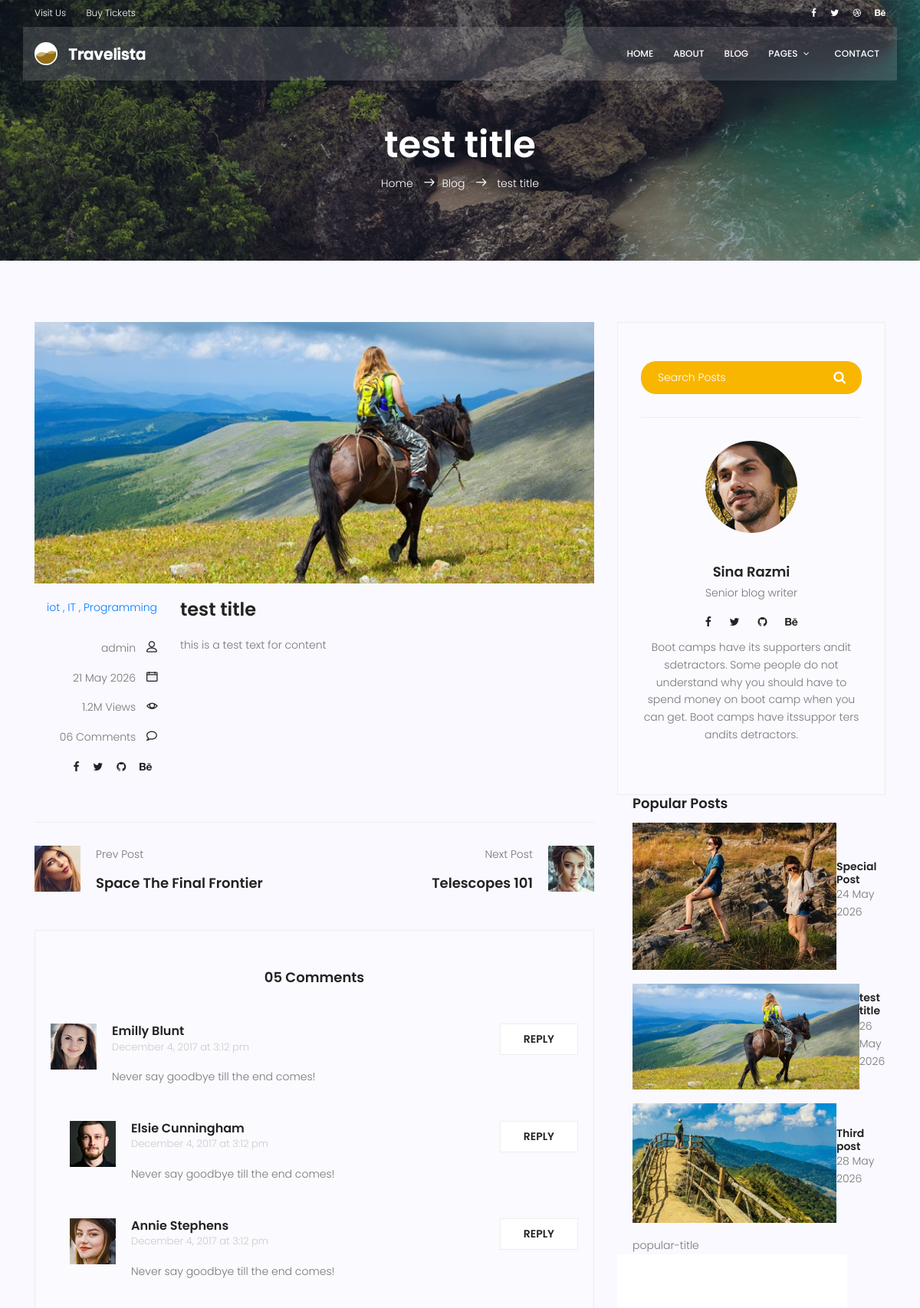
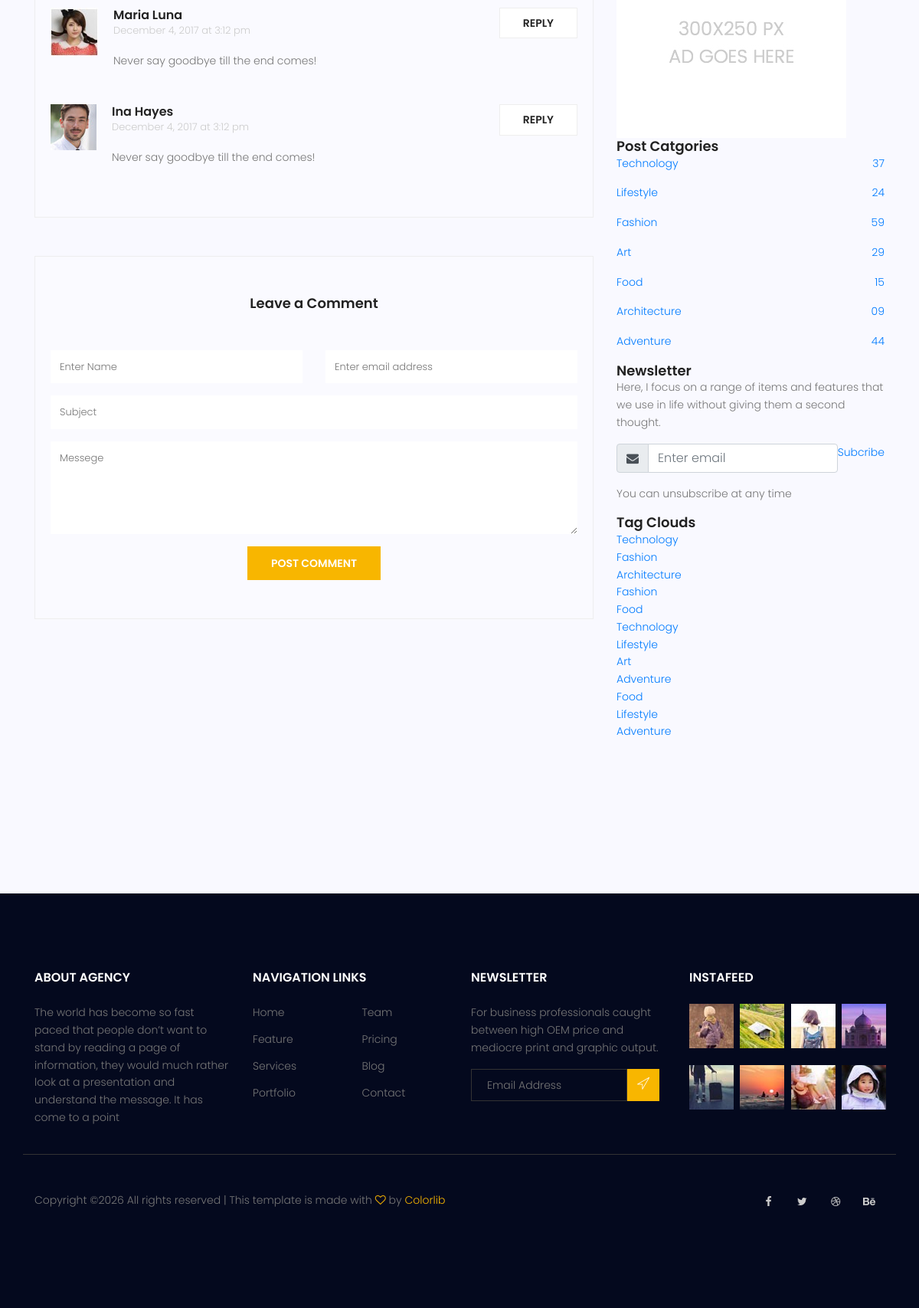
The app's page /blog/4 with its own data (2 pictures, top to bottom).
### blog/models.py (models this page shows, shortened)
class Post(models.Model):
    image = models.ImageField(upload_to = 'blog/', default='blog/default.jpg')
    author = models.ForeignKey(User, on_delete=models.SET_NULL, null=True)
    title = models.CharField(max_length = 255)
    content = models.TextField()
    category = models.ManyToManyField(Category)
    counted_views = models.IntegerField(default = 0)
    status = models.BooleanField(default=False)
    published_date = models.DateTimeField(null=True)
    created_date= models.DateTimeField(auto_now_add=True)
    updated_date = models.DateTimeField(auto_now=True)
    class Meta:
        ordering = ['-created_date']

class Category(models.Model):
    name = models.CharField(max_length=255)

### blog/views.py (the view)
# urls.py: path('<int:pid>', blog_single, name = 'single'),
def blog_single(request, pid):
    posts = Post.objects.filter(status = 1)
    post = get_object_or_404(posts, pk = pid)
    context = {'post': post}
    return render(request, 'blog/blog-single.html', context)

### templates/blog/blog-single.html (shortened to what this page needs)
{% extends 'base.html' %}
{% load static %}
{% load blog-tags %}
{% block content %}
			<section class="relative about-banner">
				<div class="overlay overlay-bg"></div>
				<div class="container">
					<div class="row d-flex align-items-center justify-content-center">
						<div class="about-content col-lg-12">
							<h1 class="text-white">
								{{post.title}}
							</h1>
							<p class="text-white link-nav"><a href="{% url 'website:index' %}">Home </a>  <span class="lnr lnr-arrow-right"></span><a href="{% url 'blog:blog' %}">Blog </a> <span class="lnr lnr-arrow-right"></span>  {{post.title}}   </p>
						</div>
					</div>
				</div>
			</section>
			<section class="post-content-area single-post-area">
				<div class="container">
					<div class="row">
						<div class="col-lg-8 posts-list">
							<div class="single-post row">
								<div class="col-lg-12">
									<div class="feature-img">
										<img class="img-fluid" src="{% static 'img/blog/feature-img1.jpg' %}" alt="">
									</div>
								</div>
								<div class="col-lg-3  col-md-3 meta-details">
									<ul class="tags">
										{% for cat in post.category.all %}
										<a href="#">{{cat.name}}</a> {% if not forloop.last %},{% endif %}
										{% endfor %}
									</ul>
									<div class="user-details row">
										<p class="user-name col-lg-12 col-md-12 col-6"><a href="#">{{post.author}}</a> <span class="lnr lnr-user"></span></p>
										<p class="date col-lg-12 col-md-12 col-6"><a href="#">{{post.created_date|date:'d M Y'}}</a> <span class="lnr lnr-calendar-full"></span></p>
										<p class="view col-lg-12 col-md-12 col-6"><a href="#">1.2M Views</a> <span class="lnr lnr-eye"></span></p>
										<p class="comments col-lg-12 col-md-12 col-6"><a href="#">06 Comments</a> <span class="lnr lnr-bubble"></span></p>
										<ul class="social-links col-lg-12 col-md-12 col-6">
											<li><a href="#"><i class="fa fa-facebook"></i></a></li>
											<li><a href="#"><i class="fa fa-twitter"></i></a></li>
											<li><a href="#"><i class="fa fa-github"></i></a></li>
											<li><a href="#"><i class="fa fa-behance"></i></a></li>
										</ul>
									</div>
								</div>
								<div class="col-lg-9 col-md-9">
									<h3 class="mt-20 mb-20">{{post.title}}</h3>
									<p class="excert">
										{{post.content}}
									</p>
								</div>
							</div>
							<div class="navigation-area">
								<div class="row">
									<div class="col-lg-6 col-md-6 col-12 nav-left flex-row d-flex justify-content-start align-items-center">
										<div class="thumb">
											<a href="#"><img class="img-fluid" src="{% static 'img/blog/prev.jpg' %}" alt=""></a>
										</div>
										<div class="arrow">
											<a href="#"></a>
										</div>
										<div class="detials">
											<p>Prev Post</p>
											<a href="#"><h4>Space The Final Frontier</h4></a>
										</div>
									</div>
									<div class="col-lg-6 col-md-6 col-12 nav-right flex-row d-flex justify-content-end align-items-center">
										<div class="detials">
											<p>Next Post</p>
											<a href="#"><h4>Telescopes 101</h4></a>
										</div>
										<div class="arrow">
											<a href="#"></a>
										</div>
										<div class="thumb">
											<a href="#"><img class="img-fluid" src="{% static 'img/blog/next.jpg' %}" alt=""></a>
										</div>
									</div>
								</div>
							</div>
							<div class="comments-area">
								<h4>05 Comments</h4>
								<div class="comment-list">
                                    <div class="single-comment justify-content-between d-flex">
                                        <div class="user justify-content-between d-flex">
                                            <div class="thumb">
                                                <img src="{% static 'img/blog/c1.jpg' %}" alt="">
                                            </div>
                                            <div class="desc">
                                                <h5><a href="#">Emilly Blunt</a></h5>
                                                <p class="date">December 4, 2017 at 3:12 pm </p>
                                                <p class="comment">
                                                    Never say goodbye till the end comes!
                                                </p>
                                            </div>
                                        </div>
                                        <div class="reply-btn">
                                               <a href="" class="btn-reply text-uppercase">reply</a>
                                        </div>
                                    </div>
                                </div>
								<div class="comment-list left-padding">
                                    <div class="single-comment justify-content-between d-flex">
                                        <div class="user justify-content-between d-flex">
                                            <div class="thumb">
                                                <img src="{% static 'img/blog/c2.jpg' %}" alt="">
                                            </div>
                                            <div class="desc">
                                                <h5><a href="#">Elsie Cunningham</a></h5>
                                                <p class="date">December 4, 2017 at 3:12 pm </p>
                                                <p class="comment">
                                                    Never say goodbye till the end comes!
                                                </p>
                                            </div>
                                        </div>
                                        <div class="reply-btn">
                                               <a href="" class="btn-reply text-uppercase">reply</a>
                                        </div>
                                    </div>
                                </div>
								<div class="comment-list left-padding">
                                    <div class="single-comment justify-content-between d-flex">
                                        <div class="user justify-content-between d-flex">
                                            <div class="thumb">
                                                <img src="{% static 'img/blog/c3.jpg' %}" alt="">
                                            </div>
                                            <div class="desc">
                                                <h5><a href="#">Annie Stephens</a></h5>
                                                <p class="date">December 4, 2017 at 3:12 pm </p>
                                                <p class="comment">
                                                    Never say goodbye till the end comes!
                                                </p>
                                            </div>
                                        </div>
                                        <div class="reply-btn">
                                               <a href="" class="btn-reply text-uppercase">reply</a>
                                        </div>
                                    </div>
                                </div>
								<div class="comment-list">
                                    <div class="single-comment justify-content-between d-flex">
                                        <div class="user justify-content-between d-flex">
                                            <div class="thumb">
                                                <img src="{% static 'img/blog/c4.jpg' %}" alt="">
                                            </div>
                                            <div class="desc">
                                                <h5><a href="#">Maria Luna</a></h5>
                                                <p class="date">December 4, 2017 at 3:12 pm </p>
                                                <p class="comment">
                                                    Never say goodbye till the end comes!
                                                </p>
                                            </div>
                                        </div>
                                        <div class="reply-btn">
                                               <a href="" class="btn-reply text-uppercase">reply</a>
                                        </div>
                                    </div>
                                </div>
								<div class="comment-list">
                                    <div class="single-comment justify-content-between d-flex">
                                        <div class="user justify-content-between d-flex">
                                            <div class="thumb">
                                                <img src="{% static 'img/blog/c5.jpg' %}" alt="">
                                            </div>
                                            <div class="desc">
                                                <h5><a href="#">Ina Hayes</a></h5>
                                                <p class="date">December 4, 2017 at 3:12 pm </p>
                                                <p class="comment">
                                                    Never say goodbye till the end comes!
                                                </p>
                                            </div>
                                        </div>
                                        <div class="reply-btn">
                                               <a href="" class="btn-reply text-uppercase">reply</a>
                                        </div>
                                    </div>
                                </div>
							</div>
							<div class="comment-form">
								<h4>Leave a Comment</h4>
								<form>
									<div class="form-group form-inline">
									  <div class="form-group col-lg-6 col-md-12 name">
									    <input type="text" class="form-control" id="name" placeholder="Enter Name" onfocus="this.placeholder = ''" onblur="this.placeholder = 'Enter Name'">
									  </div>
									  <div class="form-group col-lg-6 col-md-12 email">
									    <input type="email" class="form-control" id="email" placeholder="Enter email address" onfocus="this.placeholder = ''" onblur="this.placeholder = 'Enter email address'">
									  </div>
									</div>
									<div class="form-group">
										<input type="text" class="form-control" id="subject" placeholder="Subject" onfocus="this.placeholder = ''" onblur="this.placeholder = 'Subject'">
									</div>
									<div class="form-group">
										<textarea class="form-control mb-10" rows="5" name="message" placeholder="Messege" onfocus="this.placeholder = ''" onblur="this.placeholder = 'Messege'" required=""></textarea>
									</div>
									<a href="#" class="primary-btn text-uppercase">Post Comment</a>
								</form>
							</div>
						</div>
						<div class="col-lg-4 sidebar-widgets">
							<div class="widget-wrap">
								<div class="single-sidebar-widget search-widget">
									<form class="search-form" action="#">
			                            <input placeholder="Search Posts" name="search" type="text" onfocus="this.placeholder = ''" onblur="this.placeholder = 'Search Posts'" >
			                            <button type="submit"><i class="fa fa-search"></i></button>
			                        </form>
								</div>
									{% include 'blog/blog-writer.html' %}
								</div>
								 	{% latestposts %}
								<div class="single-sidebar-widget ads-widget">
									<a href="#"><img class="img-fluid" src="{% static 'img/blog/ads-banner.jpg' %}" alt=""></a>
								</div>
								<div class="single-sidebar-widget post-category-widget">
									<h4 class="category-title">Post Catgories</h4>
									<ul class="cat-list">
										<li>
											<a href="#" class="d-flex justify-content-between">
												<p>Technology</p>
												<p>37</p>
											</a>
										</li>
										<li>
											<a href="#" class="d-flex justify-content-between">
												<p>Lifestyle</p>
												<p>24</p>
											</a>
										</li>
										<li>
											<a href="#" class="d-flex justify-content-between">
												<p>Fashion</p>
												<p>59</p>
											</a>
										</li>
										<li>
											<a href="#" class="d-flex justify-content-between">
												<p>Art</p>
												<p>29</p>
											</a>
										</li>
										<li>
											<a href="#" class="d-flex justify-content-between">
												<p>Food</p>
												<p>15</p>
											</a>
										</li>
										<li>
											<a href="#" class="d-flex justify-content-between">
												<p>Architecture</p>
												<p>09</p>
											</a>
										</li>
										<li>
											<a href="#" class="d-flex justify-content-between">
												<p>Adventure</p>
												<p>44</p>
											</a>
										</li>
									</ul>
								</div>
								<div class="single-sidebar-widget newsletter-widget">
									<h4 class="newsletter-title">Newsletter</h4>
									<p>
										Here, I focus on a range of items and features that we use in life without
										giving them a second thought.
									</p>
									<div class="form-group d-flex flex-row">
									   <div class="col-autos">
									      <div class="input-group">
									        <div class="input-group-prepend">
									          <div class="input-group-text"><i class="fa fa-envelope" aria-hidden="true"></i>
											</div>
									        </div>
									        <input type="text" class="form-control" id="inlineFormInputGroup" placeholder="Enter email" onfocus="this.placeholder = ''" onblur="this.placeholder = 'Enter email'" >
									      </div>
									    </div>
									    <a href="#" class="bbtns">Subcribe</a>
									</div>
									<p class="text-bottom">
										You can unsubscribe at any time
									</p>
								</div>
								<div class="single-sidebar-widget tag-cloud-widget">
									<h4 class="tagcloud-title">Tag Clouds</h4>
									<ul>
										<li><a href="#">Technology</a></li>
										<li><a href="#">Fashion</a></li>
										<li><a href="#">Architecture</a></li>
										<li><a href="#">Fashion</a></li>
										<li><a href="#">Food</a></li>
										<li><a href="#">Technology</a></li>
										<li><a href="#">Lifestyle</a></li>
										<li><a href="#">Art</a></li>
										<li><a href="#">Adventure</a></li>
										<li><a href="#">Food</a></li>
										<li><a href="#">Lifestyle</a></li>
										<li><a href="#">Adventure</a></li>
									</ul>
								</div>
							</div>
						</div>
					</div>
			</section>
			{% endblock %}

### templates/blog/blog-popularposts.html
{% load static %}
<div class="single-sidebar-widget popular-post-widget popular-title" style="margin-left: 20px;">
		<h4 class="popular-title" style="margin-bottom: 15px;">Popular Posts</h4>
		<div class="popular-post-list">
            {% for post in posts %}
			    <div class="single-post-list d-flex flex-row align-items-center" style="margin-bottom: 18px;">
				    <div class="thumb">
				    	<img class="img-fluid" src="{{ post.image.url}}" alt="">
				    </div>
				    <div class="details style="margin-left: 15px; >
				    	<a href="{% url 'blog:single' pid=post.id	%}" ><h6>{{ post.title }}</h6></a>
				    	<p>{{ post.published_date|date:'d M Y' }}</p>
				    </div>
			    </div>
            {% endfor %}
		</div>popular-title
</div>

### records on screen
Post: title "test title", author "admin", created_date "21 May 2026", content "this is a test text for content", image (placeholder picture), published_date "26 May 2026"
Category: name "iot"
Category: name "IT"
Category: name "Programming"
Post: image (picture), title "Special Post", published_date "24 May 2026"
Post: image (picture), title "Third post", published_date "28 May 2026"
